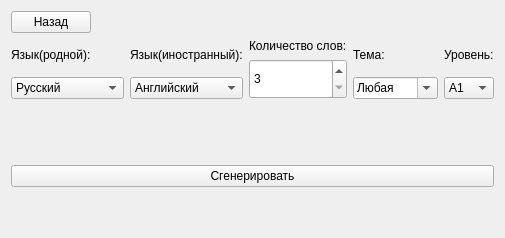
          <widget class="QWidget" name="page_words">
           <layout class="QVBoxLayout" name="verticalLayout_65">
            <item>
             <layout class="QVBoxLayout" name="verticalLayout_64">
              <item>
               <layout class="QHBoxLayout" name="horizontalLayout_40">
                <item>
                 <widget class="QPushButton" name="back_ai_words_btn">
                  <property name="text">
                   <string>Назад</string>
                  </property>
                 </widget>
                </item>
                <item>
                 <spacer name="horizontalSpacer_17">
                  <property name="orientation">
                   <enum>Qt::Horizontal</enum>
                  </property>
                  <property name="sizeHint" stdset="0">
                   <size>
                    <width>40</width>
                    <height>20</height>
                   </size>
                  </property>
                 </spacer>
                </item>
               </layout>
              </item>
              <item>
               <layout class="QHBoxLayout" name="horizontalLayout_41">
                <item>
                 <layout class="QVBoxLayout" name="verticalLayout_66">
                  <item>
                   <widget class="QLabel" name="label_lang_words">
                    <property name="text">
                     <string>Язык(родной):</string>
                    </property>
                   </widget>
                  </item>
                  <item>
                   <widget class="QComboBox" name="comboBox_lang_words_ai">
                    <item>
                     <property name="text">
                      <string>Русский</string>
                     </property>
                    </item>
                    <item>
                     <property name="text">
                      <string>Английский</string>
                     </property>
                    </item>
                    <item>
                     <property name="text">
                      <string>Немецкий</string>
                     </property>
                    </item>
                    <item>
                     <property name="text">
                      <string>Французский</string>
                     </property>
                    </item>
                    <item>
                     <property name="text">
                      <string>Итальянский</string>
                     </property>
                    </item>
                    <item>
                     <property name="text">
                      <string>Португальский</string>
                     </property>
                    </item>
                    <item>
                     <property name="text">
                      <string>Испанский</string>
                     </property>
                    </item>
                    <item>
                     <property name="text">
                      <string>Турецкий</string>
                     </property>
                    </item>
                   </widget>
                  </item>
                 </layout>
                </item>
                <item>
                 <layout class="QVBoxLayout" name="verticalLayout_75">
                  <item>
                   <widget class="QLabel" name="label">
                    <property name="text">
                     <string>Язык(иностранный):</string>
                    </property>
                   </widget>
                  </item>
                  <item>
                   <widget class="QComboBox" name="comboBox_lang_look_2">
                    <item>
                     <property name="text">
                      <string>Английский</string>
                     </property>
                    </item>
                    <item>
                     <property name="text">
                      <string>Русский</string>
                     </property>
                    </item>
                    <item>
                     <property name="text">
                      <string>Немецкий</string>
                     </property>
                    </item>
                    <item>
                     <property name="text">
                      <string>Французский</string>
                     </property>
                    </item>
                    <item>
                     <property name="text">
                      <string>Итальянский</string>
                     </property>
                    </item>
                    <item>
                     <property name="text">
                      <string>Испанский</string>
                     </property>
                    </item>
                    <item>
                     <property name="text">
                      <string>Португальский</string>
                     </property>
                    </item>
                    <item>
                     <property name="text">
                      <string>Турецкий</string>
                     </property>
                    </item>
                   </widget>
                  </item>
                 </layout>
                </item>
                <item>
                 <layout class="QVBoxLayout" name="verticalLayout_76">
                  <item>
                   <widget class="QLabel" name="label_2">
                    <property name="text">
                     <string>Количество слов:</string>
                    </property>
                   </widget>
                  </item>
                  <item>
                   <widget class="QSpinBox" name="spinBox_words_num">
                    <property name="minimumSize">
                     <size>
                      <width>0</width>
                      <height>40</height>
                     </size>
                    </property>
                    <property name="minimum">
                     <number>3</number>
                    </property>
                    <property name="maximum">
                     <number>40</number>
                    </property>
                   </widget>
                  </item>
                 </layout>
                </item>
                <item>
                 <layout class="QVBoxLayout" name="verticalLayout_67">
                  <item>
                   <widget class="QLabel" name="label_topic_words">
                    <property name="text">
                     <string>Тема:</string>
                    </property>
                   </widget>
                  </item>
                  <item>
                   <widget class="QComboBox" name="comboBox_topic_words">
                    <property name="editable">
                     <bool>true</bool>
                    </property>
                    <item>
                     <property name="text">
                      <string>Любая</string>
                     </property>
                    </item>
                    <item>
                     <property name="text">
                      <string>Семья</string>
                     </property>
                    </item>
                    <item>
                     <property name="text">
                      <string>Друзья</string>
                     </property>
                    </item>
                    <item>
                     <property name="text">
                      <string>Школа</string>
                     </property>
                    </item>
                    <item>
                     <property name="text">
                      <string>Бизнес</string>
                     </property>
                    </item>
                    <item>
                     <property name="text">
                      <string>Политика</string>
                     </property>
                    </item>
                    <item>
                     <property name="text">
                      <string>Культура</string>
                     </property>
                    </item>
                    <item>
                     <property name="text">
                      <string>Книги</string>
                     </property>
                    </item>
                   </widget>
                  </item>
                 </layout>
                </item>
                <item>
                 <layout class="QVBoxLayout" name="verticalLayout_68">
                  <item>
                   <widget class="QLabel" name="label_level_words">
                    <property name="text">
                     <string>Уровень:</string>
                    </property>
                   </widget>
                  </item>
                  <item>
                   <widget class="QComboBox" name="comboBox_level_words">
                    <item>
                     <property name="text">
                      <string>A1</string>
                     </property>
                    </item>
                    <item>
                     <property name="text">
                      <string>A2</string>
                     </property>
                    </item>
                    <item>
                     <property name="text">
                      <string>B1</string>
                     </property>
                    </item>
                    <item>
                     <property name="text">
                      <string>B2</string>
                     </property>
                    </item>
                    <item>
                     <property name="text">
                      <string>C1</string>
                     </property>
                    </item>
                    <item>
                     <property name="text">
                      <string>C2</string>
                     </property>
                    </item>
                   </widget>
                  </item>
                 </layout>
                </item>
               </layout>
              </item>
              <item>
               <spacer name="verticalSpacer">
                <property name="orientation">
                 <enum>Qt::Vertical</enum>
                </property>
                <property name="sizeHint" stdset="0">
                 <size>
                  <width>20</width>
                  <height>40</height>
                 </size>
                </property>
               </spacer>
              </item>
              <item>
               <widget class="QLabel" name="label_img_look">
                <property name="text">
                 <string/>
                </property>
               </widget>
              </item>
              <item>
               <widget class="QPushButton" name="generate_words_btn">
                <property name="sizePolicy">
                 <sizepolicy hsizetype="Expanding" vsizetype="Expanding">
                  <horstretch>0</horstretch>
                  <verstretch>0</verstretch>
                 </sizepolicy>
                </property>
                <property name="maximumSize">
                 <size>
                  <width>16777215</width>
                  <height>60</height>
                 </size>
                </property>
                <property name="text">
                 <string>Сгенерировать</string>
                </property>
               </widget>
              </item>
              <item>
               <spacer name="verticalSpacer_2">
                <property name="orientation">
                 <enum>Qt::Vertical</enum>
                </property>
                <property name="sizeHint" stdset="0">
                 <size>
                  <width>20</width>
                  <height>40</height>
                 </size>
                </property>
               </spacer>
              </item>
             </layout>
            </item>
           </layout>
          </widget>
